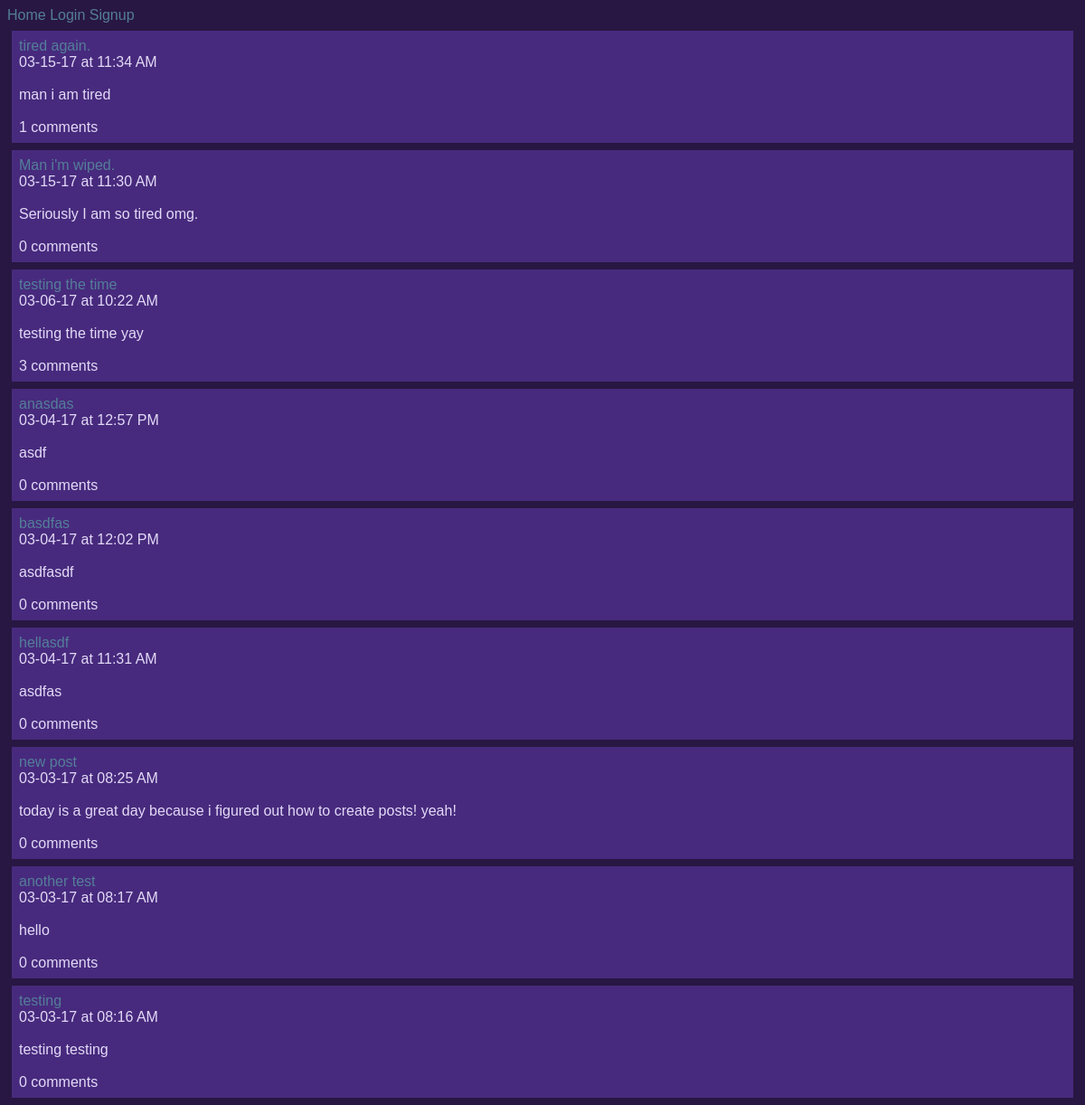
The page /ben/posts/ on the database as committed earlier.
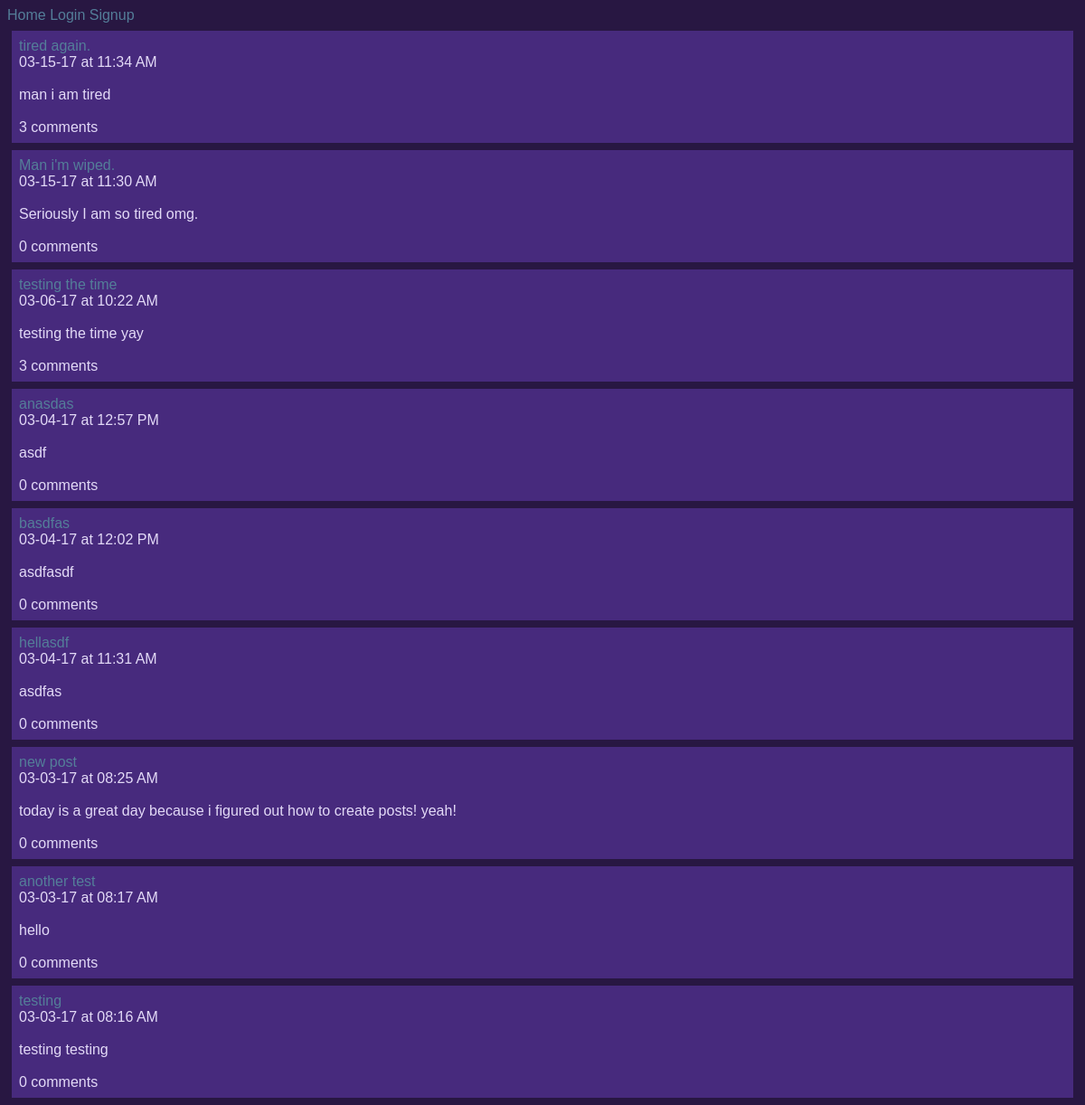
The same page on the database as committed later.
### posts/models.py (models this page shows)
class Post(models.Model):
	title = models.CharField(max_length=100)
	pub_date = models.DateTimeField('date published', auto_now_add=True)
	body = models.TextField()
	user = models.ForeignKey(User, on_delete=models.CASCADE, null=True)
	num_comments = models.IntegerField('# of comments', default=0)
	def utc_to_local(self, utc_datetime):
		return utc_datetime.astimezone(tz=None)
	def __str__(self):
		date = self.utc_to_local(self.pub_date).strftime('%m-%d-%y')
		time = self.utc_to_local(self.pub_date).strftime('%I:%M %p')
		return '%s at %s \n\n %s \n\n' % (date, time, self.body)

### posts/views.py (the view)
def index(request, username):
	try:
		user = User.objects.get(username=username)
	except:
		return render(request, 'posts/index.html', {'username': None})
	return render(request, 'posts/index.html', {'username': User.objects.get(username=username)})

### posts/templates/posts/index.html
{% extends 'Blog/base.html' %}
{% block content %}
{% if username == None %}
	<h1>"Whoa dude, this user doesn't exist!"</h1>
{% else %}
	{% for post in username.post_set.all reversed %}
		<div id="post">
		<a href={% url 'posts:display-post' username=username post_number=post.id  %}>{{ post.title|linebreaksbr }}</a> <br>
		{{ post|linebreaksbr }}
		{{ post.num_comments }} comments<br>
		</div>
	{% endfor %}
{% endif %}
{% endblock content%}

Rows that differ between the two databases and show on the page:
changed Post "tired again.": num_comments "1" → "3"
